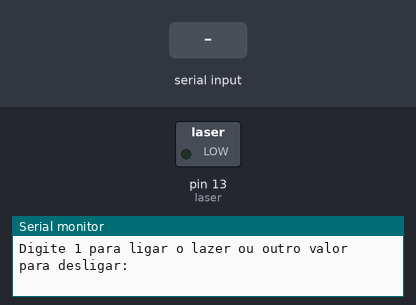
The sketch below on a simulated Arduino Uno, built with avr-gcc and run on an emulated ATmega328P. Parts: switched loads named in the sketch (green lamp = pin HIGH), the last lines printed to the serial monitor. The inputs (shaded band) are chosen by the test bench.

Above: at 1.2 s.
1.3 s: "1" received over Serial
At 2.5 s:
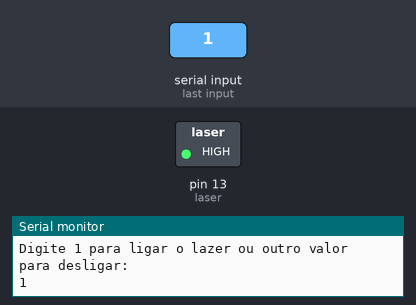
2.8 s: "0" received over Serial
At 3.7 s:
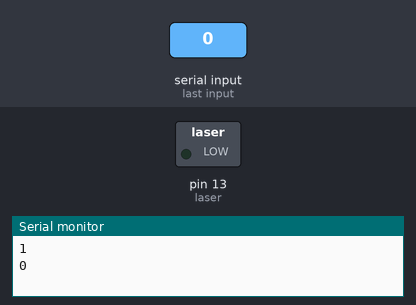
Timing chart, 0 to 5.8 s (numbered marks = the images above; inputs shaded):
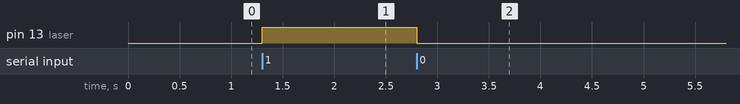

The sketch:

Modulo_Laser.ino
```cpp
// Módulo Laser - Sketch para Teste
// Arthur L. Castro
// Abril de 2017

#define laser 13

void setup() {
  pinMode(laser,OUTPUT);
  Serial.begin(9600);
  Serial.print("Digite 1 para ligar o lazer ou outro valor para desligar: \n");
}

void loop() {
  if(Serial.available() > 0){
    char estado = Serial.read();

    Serial.println(estado);

    if(estado == '1'){
      digitalWrite(laser, HIGH);
    } else {
      digitalWrite(laser, LOW);
    }
  }
}
```

Measured:
- after the input at 1.3 s, pin 13 (laser): LOW → HIGH at once
- after the input at 2.8 s, pin 13 (laser): HIGH → LOW at once
